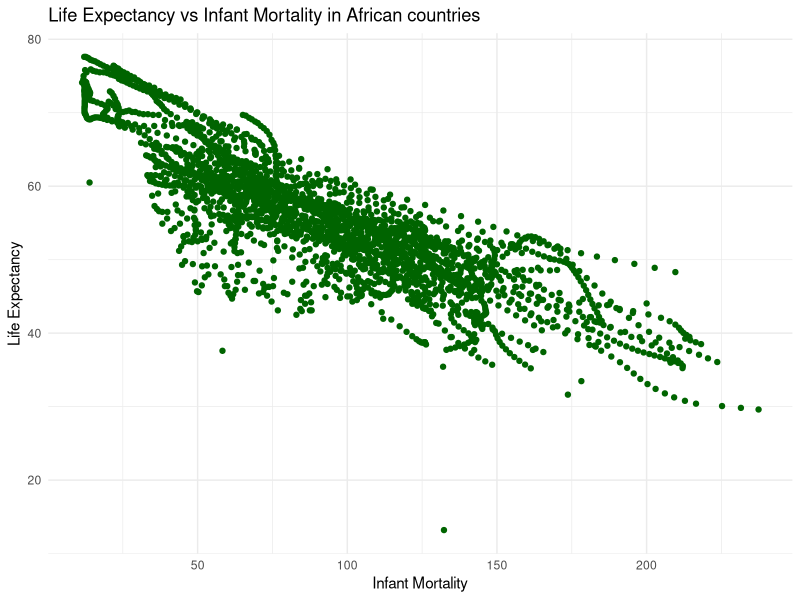
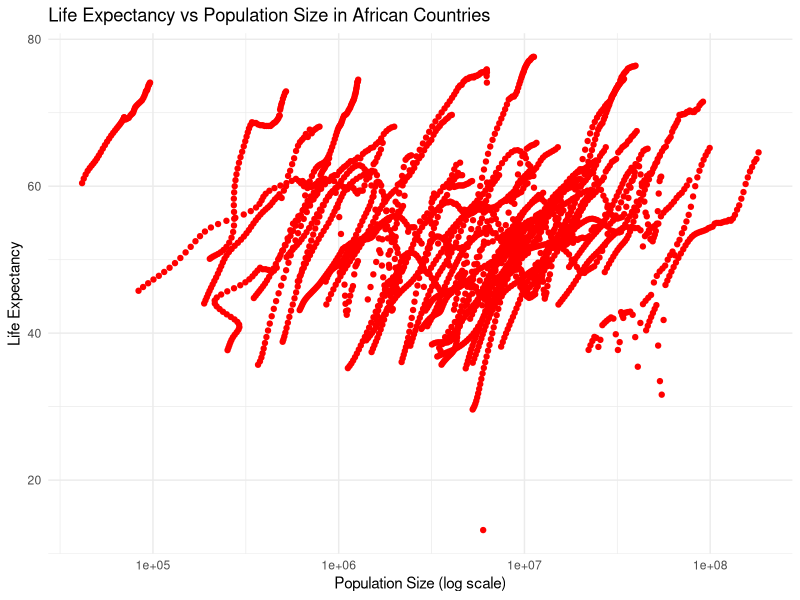
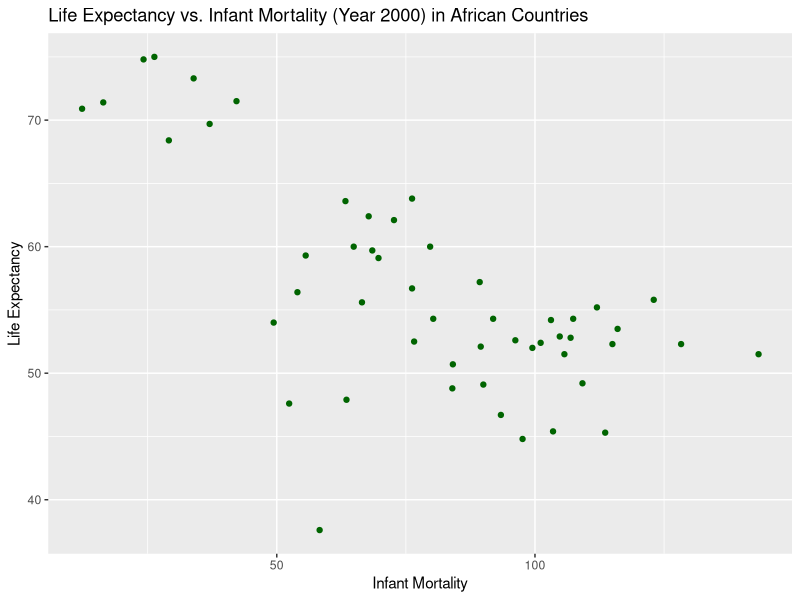
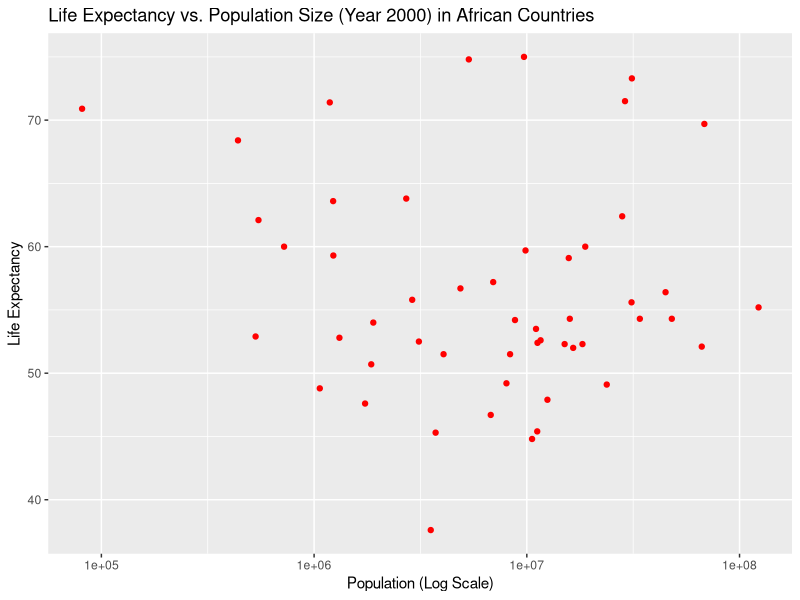

R code for these plots, in order:
## ---- chunk 1
library("dslabs") #loading dslabs package
library("tidyverse") #loading tidyverse package
library("dplyr") #loading dplyr package
library("ggplot2") #loading ggplot2 package
data("gapminder") #importing gapminder data
## ---- chunk 2
help(gapminder) #looking at help file for gapminder data
## ---- chunk 3
str(gapminder) #getting an overview of data structure
## ---- chunk 4
summary(gapminder) #getting a summary of data
## ---- chunk 5
class(gapminder) #determining the type of object gapminder is
## ---- chunk 6
africadata <- gapminder %>% filter(continent == "Africa") #Filtering the data to include only African countries
## ---- chunk 7
str(africadata) #Displaying structure of the africadata object
## ---- chunk 8
summary(africadata) #Displaying summary of the africadata object
## ---- chunk 9
africadata_infant_life <- africadata %>% select(infant_mortality, life_expectancy) #Creating a new object containing only 'infant_mortality' and 'life_expectancy'

str(africadata_infant_life) #Displaying structure of the new object containing only 'infant_mortality' and 'life_expectancy'
## ---- chunk 10
summary(africadata_infant_life) #Displaying summary of the new object containing only 'infant_mortality' and 'life_expectancy'
## ---- chunk 11
africadata_population_life <- africadata %>% select(population, life_expectancy) #Creating another new object containing only 'population' and 'life_expectancy'

str(africadata_population_life) #Displaying structure of the second new object containing only 'population' and 'life_expectancy'
## ---- chunk 12
summary(africadata_population_life) #Displaying structure and summary of the second new object containing only 'population' and 'life_expectancy'
## ---- chunk 13
plot1 <- ggplot(africadata_infant_life, aes(x = infant_mortality, y = life_expectancy)) +
  geom_point(color="darkgreen") +
  labs(title = "Life Expectancy vs Infant Mortality in African countries",
       x = "Infant Mortality",
       y = "Life Expectancy") +
  theme_minimal() 
#Plotting life expectancy as a function of infant mortality for African countries

print(plot1)
#Displaying the first plot
## ---- chunk 14
plot2 <- ggplot(africadata_population_life, aes(x = population, y = life_expectancy)) +
  geom_point(color="red") +
  scale_x_log10() +
  labs(title = "Life Expectancy vs Population Size in African Countries",
       x = "Population Size (log scale)",
       y = "Life Expectancy") +
  theme_minimal()
#Plotting life expectancy as a function of population size (x-axis in log scale) for African countries
#Displaying the second plot
print(plot2)
## ---- chunk 15
missing_years <- africadata[is.na(africadata$infant_mortality), "year"]
#Identifying years with missing data for infant mortality
## ---- chunk 16
unique_missing_years <- unique(missing_years)
print(unique_missing_years)
#Displaying unique years with missing data
## ---- chunk 17
africadata_2000 <- africadata[africadata$year == 2000, ]
#Extracting data for the year 2000
## ---- chunk 18
str(africadata_2000)
#Checking the structure of the new dataset
## ---- chunk 19
summary(africadata_2000)
#Checking the summary of the new dataset
## ---- chunk 20
africadata_2000 <- africadata[africadata$year == 2000, ]
#Creating a new object with data for the year 2000

p_infant_mortality_2000 <- ggplot(africadata_2000, aes(x = infant_mortality, y = life_expectancy)) +
  geom_point(color = "darkgreen") +
  labs(title = "Life Expectancy vs. Infant Mortality (Year 2000) in African Countries",
       x = "Infant Mortality",
       y = "Life Expectancy")
#Plotting life expectancy as a function of infant mortality in African countries

print(p_infant_mortality_2000)
#Displaying the plot
## ---- chunk 21
p_population_2000 <- ggplot(africadata_2000, aes(x = population, y = life_expectancy)) +
  geom_point(color = "red") +
  scale_x_log10() +  # Set x-axis to log scale
  labs(title = "Life Expectancy vs. Population Size (Year 2000) in African Countries",
       x = "Population (Log Scale)",
       y = "Life Expectancy")
#Plotting life expectancy as a function of population size in African countries

print(p_population_2000)
#Displaying the plot
## ---- chunk 22
fit1 <- lm(life_expectancy ~ infant_mortality, data = africadata_2000)
#Fitting the first model with life expectancy as the outcome and infant mortality as the predictor

summary_fit1 <- summary(fit1)
#Applying the summary command to the first fit

print(summary_fit1)
## ---- chunk 23
fit2 <- lm(life_expectancy ~ (population), data = africadata_2000)
#Fitting the second model with life expectancy as the outcome and population size as the predictor

summary_fit2 <- summary(fit2)
#Applying the summary command to the second fit
print(summary_fit2)
